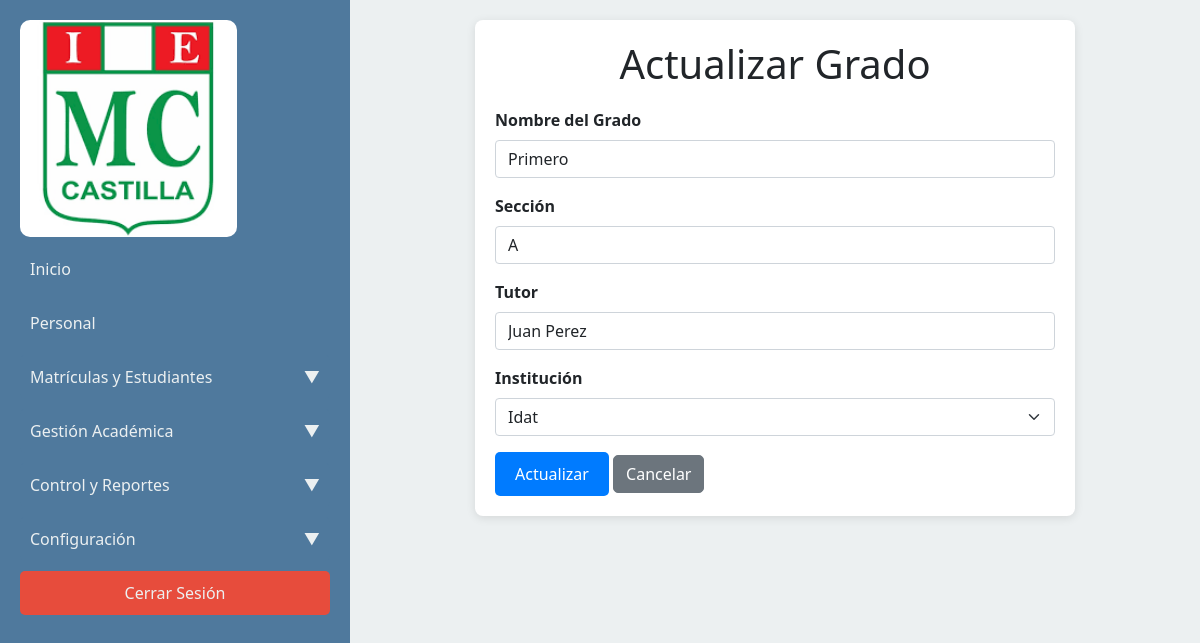
The page /app/vista/update_grado.php?id=1 (signed in) on the database its author committed.
### tables this page shows
CREATE TABLE Grado (
    idGrado INT AUTO_INCREMENT PRIMARY KEY,
    Nombre_Grado VARCHAR(45) NOT NULL,
    Seccion VARCHAR(10) NOT NULL,
    Tutor VARCHAR(75),
    idInstitucion INT NOT NULL,
    FOREIGN KEY (idInstitucion) REFERENCES Institucion(idInstitucion)
);

CREATE TABLE Institucion (
    idInstitucion INT AUTO_INCREMENT PRIMARY KEY,
    Nombre VARCHAR(85) NOT NULL,
    Nivel VARCHAR(45) NOT NULL,
    Codigo_Modular VARCHAR(10) NOT NULL UNIQUE,
    Logo VARCHAR(75)
);

### app/modelo/Database.php (called while the page is built, shortened)
<?php
class Database
{
    private $host = 'localhost';
    private $usuario = 'root';
    private $clave = '';
    private $base_datos = 'bd_colegio_mc';
    private $conexion;
    public function getConnection()
    {
        if (!$this->conexion) {
            $this->conexion = new mysqli($this->host, $this->usuario, $this->clave, $this->base_datos);
        }
        return $this->conexion;
    }
}
?>

### app/controlador/GradoController.php (called while the page is built, shortened)
<?php
require_once '../modelo/GradoModel.php';
class GradoController
{
    private $model;
    public function __construct()
    {
        $this->model = new GradoModel();
    }
    public function readById($idGrado)
    {
        return $this->model->readById($idGrado);
    }
    public function getInstituciones()
    {
        return $this->model->getInstituciones();
    }
}
?>

### app/modelo/GradoModel.php (called while the page is built, shortened)
<?php
require_once 'Database.php';
class GradoModel
{
    private $db;
    public function __construct()
    {
        $this->db = (new Database())->getConnection();
    }
    public function readById($idGrado)
    {
        $stmt = $this->db->prepare("SELECT * FROM Grado WHERE idGrado=?");
        $stmt->bind_param("i", $idGrado);
        $stmt->execute();
        return $stmt->get_result()->fetch_assoc();
    }
    public function getInstituciones()
    {
        $result = $this->db->query("SELECT idInstitucion, Nombre FROM Institucion");
        return $result->fetch_all(MYSQLI_ASSOC);
    }
}
?>

### app/vista/update_grado.php (the view, shortened to what this page needs)
<?php
require_once '../controlador/GradoController.php';
$controller = new GradoController();
if (isset($_GET['id'])) {
    $id = $_GET['id'];
    $grado = $controller->readById($id);
} else {
    header('Location: listargrado.php');
    exit();
}
$instituciones = $controller->getInstituciones();
?>
<!DOCTYPE html>
<html lang="es">
<head>
  <link rel="stylesheet" href="../../public/css/styles_inicio.css">
  <link rel="stylesheet" href="../../public/css/bootstrap.min.css">
  <link rel="stylesheet" href="../../public/css/styles_update.css">
</head>
<body>
  <div class="update-container">
    <h1>Actualizar Grado</h1>
    <form id="updateForm" method="post" action="update.php?id=<?php echo $grado['idGrado']; ?>">
      <div class="mb-3">
        <label for="Nombre_Grado" class="form-label">Nombre del Grado</label>
        <input type="text" class="form-control" id="Nombre_Grado" name="Nombre_Grado" value="<?php echo htmlspecialchars($grado['Nombre_Grado']); ?>" required>
      </div>
      <div class="mb-3">
        <label for="Seccion" class="form-label">Sección</label>
        <input type="text" class="form-control" id="Seccion" name="Seccion" value="<?php echo htmlspecialchars($grado['Seccion']); ?>" required>
      </div>
      <div class="mb-3">
        <label for="Tutor" class="form-label">Tutor</label>
        <input type="text" class="form-control" id="Tutor" name="Tutor" value="<?php echo htmlspecialchars($grado['Tutor']); ?>">
      </div>
      <div class="mb-3">
        <label for="idInstitucion" class="form-label">Institución</label>
        <select class="form-select" id="idInstitucion" name="idInstitucion" required>
          <?php foreach ($instituciones as $institucion): ?>
            <option value="<?php echo $institucion['idInstitucion']; ?>" <?php echo ($institucion['idInstitucion'] == $grado['idInstitucion']) ? 'selected' : ''; ?>>
              <?php echo $institucion['Nombre']; ?>
            </option>
          <?php endforeach; ?>
        </select>
      </div>
      <button type="submit" class="btn btn-primary">Actualizar</button>
      <a href="listargradoS.php" class="btn btn-secondary">Cancelar</a>
    </form>
  </div>
</body>
</html>
<?php
include 'base.php';
?>

### public/css/styles_inicio.css (style rules this page uses)
body { font-family: Arial, sans-serif; margin: 0; padding: 0; display: flex; block-size: 100vh; overflow: hidden; background-color: #f4f4f4; }

### public/css/styles_update.css (style rules this page uses)
body { background-color: #f8f9fa; }
.update-container { max-inline-size: 600px; margin: auto; padding: 20px; background-color: white; border-radius: 8px; box-shadow: 0 2px 10px rgba(0,0,0,0.1); }
h1 { text-align: center; margin-block-end: 20px; }
.btn-primary { background-color: #007bff; color: white; border: none; padding: 10px 20px; border-radius: 5px; cursor: pointer; transition: background-color 0.3s ease; }
.btn-secondary { background-color: #6c757d; color: white; border-radius: 5px; }
.form-label { font-weight: bold; }
.mb-3 { margin-block-end: 15px; }

### rows shown on the page
grado: Nombre_Grado "Primero", Seccion "A", Tutor "Juan Perez", idInstitucion "Idat"
